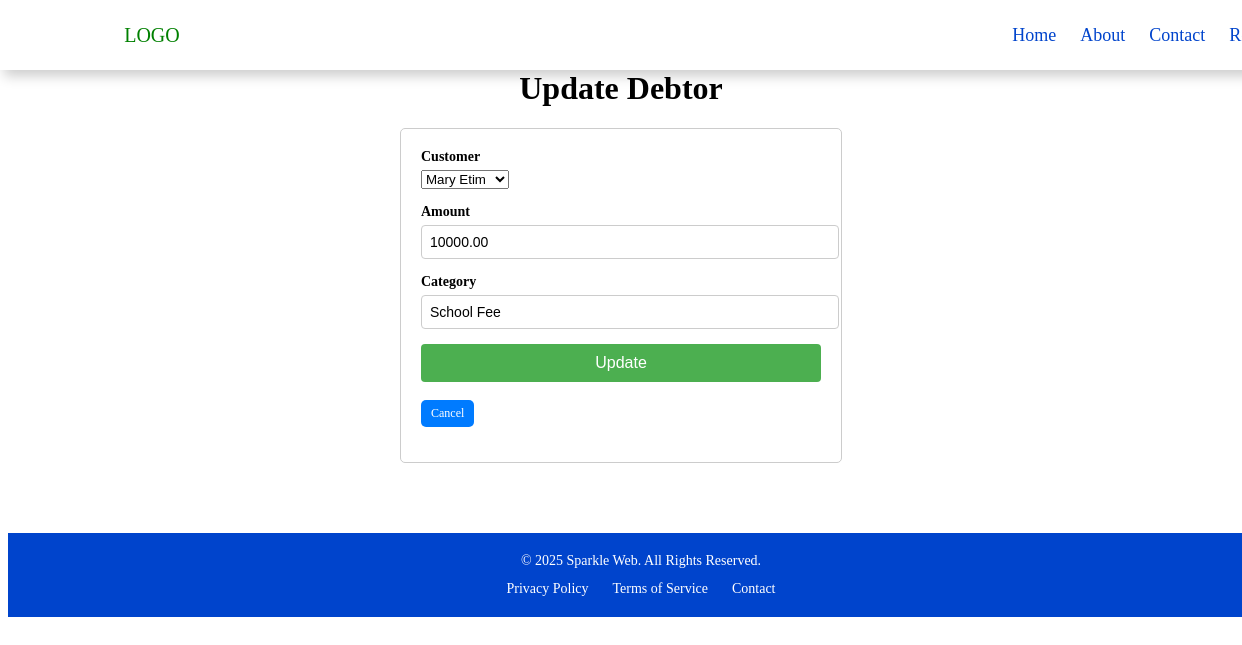
/debt/update/2/, run on an earlier commit of the app's database.
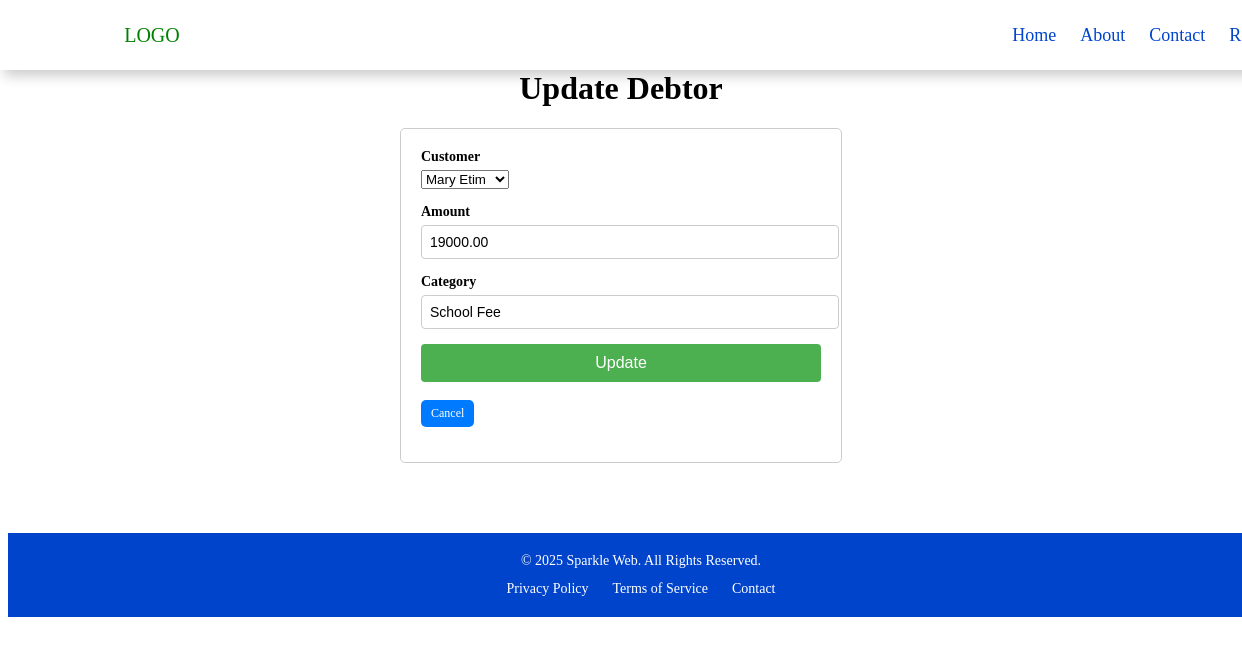
And on a later commit of the database.
### debtapp/models.py (models this page shows, shortened)
class Debt(models.Model):
    STATUS = (
        ('owing', 'Owing'),
        ('paid', 'Paid'),
        ('part', 'Part'),
    )
    user = models.ForeignKey(User, on_delete=models.CASCADE, null=True)
    customer = models.ForeignKey(Customer, on_delete=models.CASCADE)
    payment = models.ForeignKey('Payment', on_delete=models.CASCADE, null=True)
    amount = models.DecimalField(max_digits=10, decimal_places=2)
    category = models.CharField(max_length=100)
    date_collected = models.DateField(auto_now_add=True)
    status = models.CharField(max_length=100, choices=STATUS, default='owing')

class Customer(models.Model):
    GENDER = (
        ('male', 'Male'),
        ('female', 'Female'),
    )
    user = models.ForeignKey(User,on_delete=models.CASCADE, null=True)
    name = models.CharField(max_length=100)
    email = models.EmailField(unique=True)
    phone = models.CharField(max_length=15)  # Use CharField for phone numbers
    address = models.CharField(max_length=100)
    sex = models.CharField(max_length=6, choices=GENDER)  # Adjusted max_length

### debtapp/views.py (the view)
# urls.py: path('debt/update/<int:id>/', views.debt_update, name='debt_update'),
def debt_update(request,id):
    debt = get_object_or_404(Debt, pk=id)
    customers = Customer.objects.all()
    if request.method =='POST':
        debt.amount = request.POST.get('amount')
        debt.category = request.POST.get('category')
        debt.customer_id = request.POST.get('customer')
        debt.save()
        return redirect('debt_list')
    return render(request,'forms/debt_update.html',{'debt':debt,'customers':customers})

### debtapp/templates/forms/debt_update.html (shortened to what this page needs)
{% extends 'base.html' %}
{% block content %}
<div class="container">
  <h1>Update Debtor</h1>
  <form method="POST" action="{% url 'debt_update' debt.id %}">
    <div>
      <label for="customer">Customer</label>
      <select name="customer" id="customer" required>
        {% for customer in customers %}
        <option value="{{ customer.id }}" {% if customer.id == debt.customer.id %}selected{% endif %}>
          {{ customer.name }}
        </option>
        {% endfor %}
      </select>
    </div>
    <div>
      <label for="amount">Amount</label>
      <input type="number" step="0.01" name="amount" value="{{ debt.amount }}" id="amount" required
        placeholder="Enter amount" />
    </div>
    <div>
      <label for="category">Category</label>
      <input type="text" name="category" value="{{ debt.category }}" id="category" required
        placeholder="Enter category" />
    </div>
    <div>
      <button type="submit">Update</button>
      <br /><br />
      <a href="{% url 'debt_list' %}" class="btn btn-blue">Cancel</a>
    </div>
  </form>
</div>
{% endblock content %}

What changed in the data, as far as the page shows it:
changed Debt "School Fee": amount "10000.00" → "19000.00"
